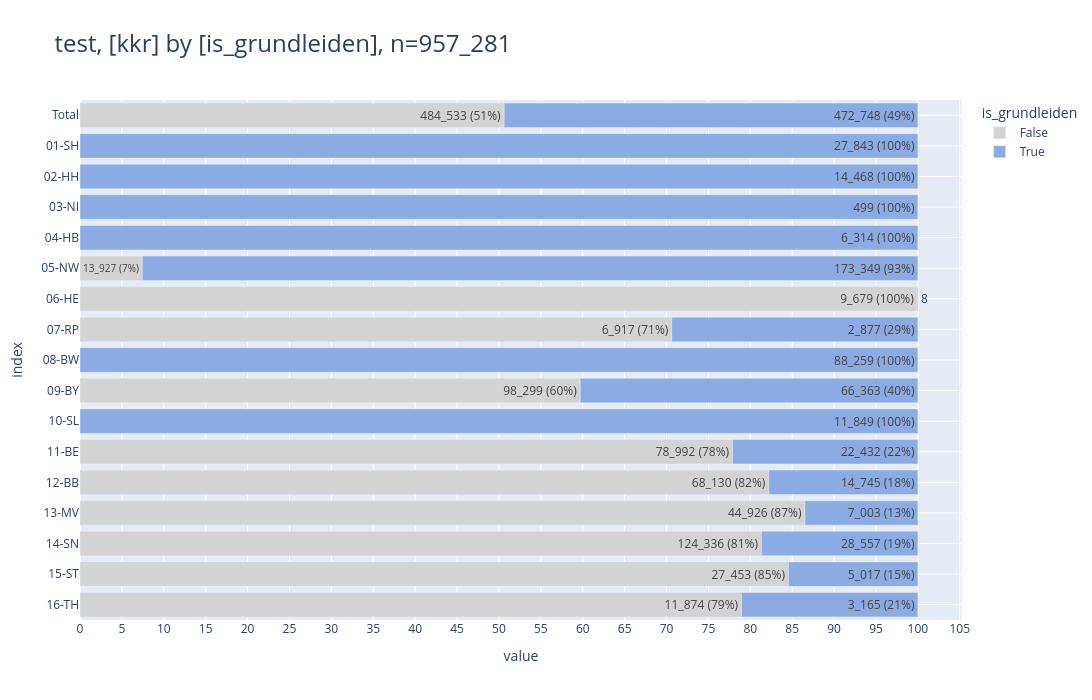

Here is the notebook cell this chart was saved with:
### Code cell
Todesursache = con.table("Todesursache")
dim_lieferregister = con.table("dim_lieferregister")
_tu = (
    Todesursache.aggregate(
        "z_kkr, cast(IsGrundleiden as bool) as is_grundleiden, count(*) as cnt"
    )
    .join(dim_lieferregister, "z_kkr::int = code::int")
    .project("kkr, is_grundleiden, cnt")
    .to_df()
)
_ = pls.plot_stacked_bars(
    _tu,
    orientation="h",
    height=700,
    relative=True,
    show_total=True,
    caption="test",
    # title="lol",
    show_pct_bar=True,
    # caption_only_n=True,
    color_palette=const.PALETTE_RKI2,
    first_col_grey=True,
    
)

### Figure 1 — Plotly figure (JSON) as saved in the notebook; plotly's stock layout.template omitted (floating-point values rounded to 4 significant figures)
{"data": [{"hovertemplate": "col=False<br>value=%{x}<br>index=%{y}<br>cnt_pct_bar_str=%{text}<extra></extra>", "legendgroup": "False", "marker": {"color": "lightgray", "pattern": {"shape": ""}}, "name": "False", "orientation": "h", "showlegend": true, "text": ["484_533 (51%)", "13_927 (7%)", "9_679 (100%)", "6_917 (71%)", "98_299 (60%)", "78_992 (78%)", "68_130 (82%)", "44_926 (87%)", "124_336 (81%)", "27_453 (85%)", "11_874 (79%)"], "textposition": "auto", "type": "bar", "x": [484533, 13927, 9679, 6917, 98299, 78992, 68130, 44926, 124336, 27453, 11874], "xaxis": "x", "y": [" Total", "05-NW", "06-HE", "07-RP", "09-BY", "11-BE", "12-BB", "13-MV", "14-SN", "15-ST", "16-TH"], "yaxis": "y"}, {"hovertemplate": "col=True<br>value=%{x}<br>index=%{y}<br>cnt_pct_bar_str=%{text}<extra></extra>", "legendgroup": "True", "marker": {"color": "#8cabe2", "pattern": {"shape": ""}}, "name": "True", "orientation": "h", "showlegend": true, "text": ["472_748 (49%)", "27_843 (100%)", "14_468 (100%)", "499 (100%)", "6_314 (100%)", "173_349 (93%)", "8", "2_877 (29%)", "88_259 (100%)", "66_363 (40%)", "11_849 (100%)", "22_432 (22%)", "14_745 (18%)", "7_003 (13%)", "28_557 (19%)", "5_017 (15%)", "3_165 (21%)"], "textposition": "auto", "type": "bar", "x": [472748, 27843, 14468, 499, 6314, 173349, 8, 2877, 88259, 66363, 11849, 22432, 14745, 7003, 28557, 5017, 3165], "xaxis": "x", "y": [" Total", "01-SH", "02-HH", "03-NI", "04-HB", "05-NW", "06-HE", "07-RP", "08-BW", "09-BY", "10-SL", "11-BE", "12-BB", "13-MV", "14-SN", "15-ST", "16-TH"], "yaxis": "y"}], "layout": {"barmode": "relative", "barnorm": "percent", "height": 700, "legend": {"title": {"text": "is_grundleiden"}, "tracegroupgap": 0, "traceorder": "normal"}, "title": {"font": {"size": 24}, "text": "test, [kkr] by [is_grundleiden], n=957_281", "xanchor": "left", "y": 0.95, "yanchor": "top"}, "width": 1600, "xaxis": {"anchor": "y", "domain": [0, 1], "dtick": 5, "gridwidth": 1, "showgrid": true, "title": {"text": "value"}}, "yaxis": {"anchor": "x", "categoryarray": ["16-TH", "15-ST", "14-SN", "13-MV", "12-BB", "11-BE", "10-SL", "09-BY", "08-BW", "07-RP", "06-HE", "05-NW", "04-HB", "03-NI", "02-HH", "01-SH", " Total"], "categoryorder": "array", "domain": [0, 1], "gridwidth": 1, "showgrid": true, "title": {"text": "index"}}}}
